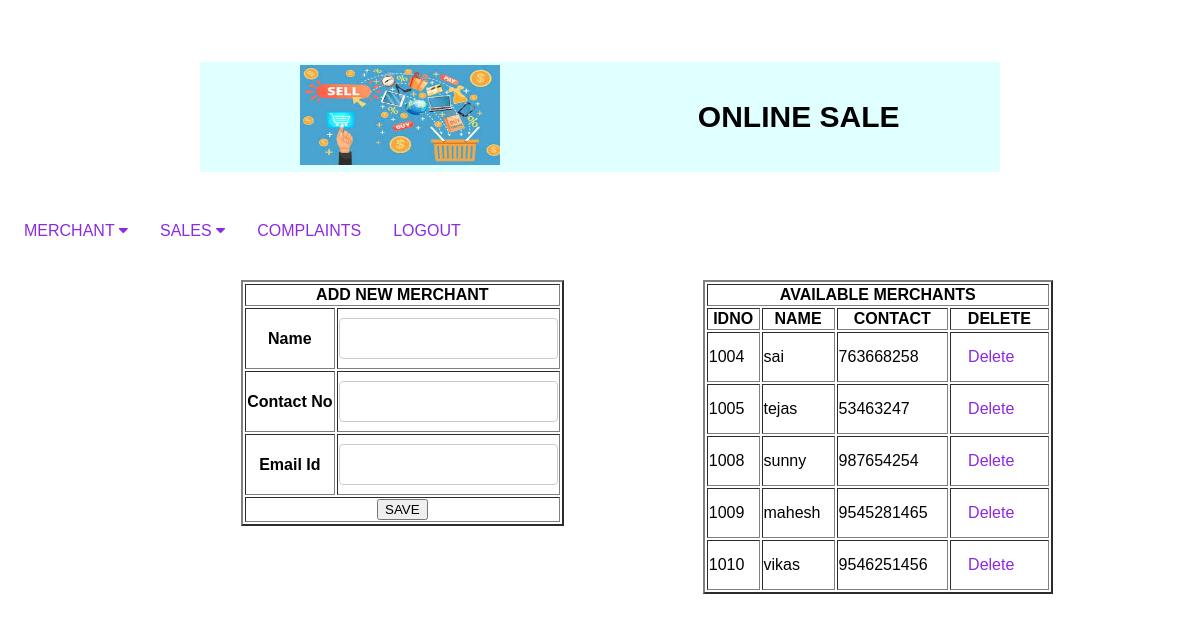
/addmarchant/, run on the app's committed database.
### app1/models.py (models this page shows)
class MarchantModel(models.Model):
    idno = models.IntegerField(primary_key=True)
    name = models.CharField(max_length=30)
    contact = models.IntegerField()
    email = models.EmailField()
    password = models.CharField(max_length=30   )

### app1/views.py (the view)
# urls.py: path('addmarchant/',views.addMarchant,name="addmarchant"),
def addMarchant(request):
    qs = MarchantModel.objects.all()
    return render(request, "addmarchant.html", {"data": qs})

### templates/addmarchant.html (shortened to what this page needs)
{% include 'head.html' %}
{% include 'menubar.html' %}
<body>
    <form action="{% url 'savemarchant' %}" method="post">
    <table align="left" border="2">
        <tr><th colspan="2">ADD NEW MERCHANT</th></tr>
        <tr>
            <th>Name</th>
            <th><input type="text" required name="n"></th>
        </tr>
        <tr>
            <th>Contact No</th>
            <th><input type="number" required name="c"></th>
        <tr>
            <th>Email Id</th>
            <th><input type="email" required name="e"></th>
        </tr>
        <tr>
            <th colspan="2"><button type="submit">SAVE</button></th>
        </tr>
    </form>
       <table align="center" width="350" border="2">
        <tr><th colspan="6">AVAILABLE MERCHANTS</th></tr>
        <tr>
            <th>IDNO</th>
            <th>NAME</th>
            <th>CONTACT</th>
            <th>DELETE</th>
        </tr>
           {% for x in data %}
               <tr>
                    <td>{{ x.idno }}</td>
                    <td>{{ x.name }}</td>
                    <td>{{ x.contact }}</td>
                    <td><a href="{% url 'delmarchant'%}?id={{ x.idno }}">Delete</a></td>
               </tr>
           {% endfor %}
    </table>
</body>

### templates/head.html (shortened to what this page needs)
<!DOCTYPE html>
{% load staticfiles %}
<html lang="en">
<head>
</head>
<body>
 <br><br><br>
<table align="center" border="0" bgcolor="#e0ffff" width="800">
        <tr ><th><img src="{% static 'images/download.jpg' %}" height="100" width="200"></th><th height="30" style="font-size: 30px">ONLINE SALE</th></tr>
    </table>
</body>
</html>

### templates/menubar.html (shortened to what this page needs)
{% load staticfiles %}
<html>
<head>
<link rel="stylesheet" href="https://cdnjs.cloudflare.com/ajax/libs/font-awesome/4.7.0/css/font-awesome.min.css">
<link rel="stylesheet" href="{% static 'css/styles.css' %}">
<div class="navbar">
  <div class="dropdown">
    <button class="dropbtn">MERCHANT
      <i class="fa fa-caret-down"></i>
    </button>
  </div>
  <div class="dropdown">
    <button class="dropbtn">SALES
      <i class="fa fa-caret-down"></i>
    </button>
  </div>
    <div class="navbar">
  <a href="">COMPLAINTS</a>
    <div class="dropdown">
        <form action="">
    <button class="dropbtn">LOGOUT
    </button></form>
</div>
</head>
<br>
<body>
</body>

### app1/static/css/styles.css (style rules this page uses)
body { font-family: Arial, Helvetica, sans-serif; }
.navbar { overflow: hidden; background-color: white; }
.navbar a { float: left; font-size: 16px; color: blueviolet; text-align: center; padding: 14px 16px; text-decoration: none; }
.dropdown { float: left; overflow: hidden; }
.dropdown .dropbtn { font-size: 16px; border: none; outline: none; color: blueviolet; padding: 14px 16px; background-color: inherit; font-family: inherit; margin: 0; }
input[type=text],[type=number],[type=email],[type=date],[type=image], select { width: 100%; padding: 12px 20px; margin: 8px 0; display: inline-block; border: 1px solid #ccc; border-radius: 4px; box-sizing: border-box; }

### data on the page
MarchantModel: idno "1004", name "sai", contact "763668258"
MarchantModel: idno "1005", name "tejas", contact "53463247"
MarchantModel: idno "1008", name "sunny", contact "987654254"
MarchantModel: idno "1009", name "mahesh", contact "9545281465"
MarchantModel: idno "1010", name "vikas", contact "9546251456"
